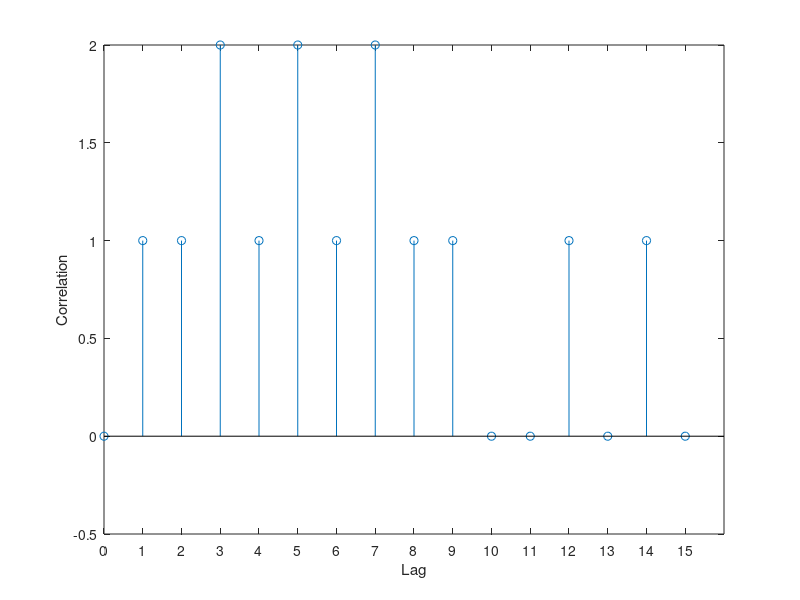
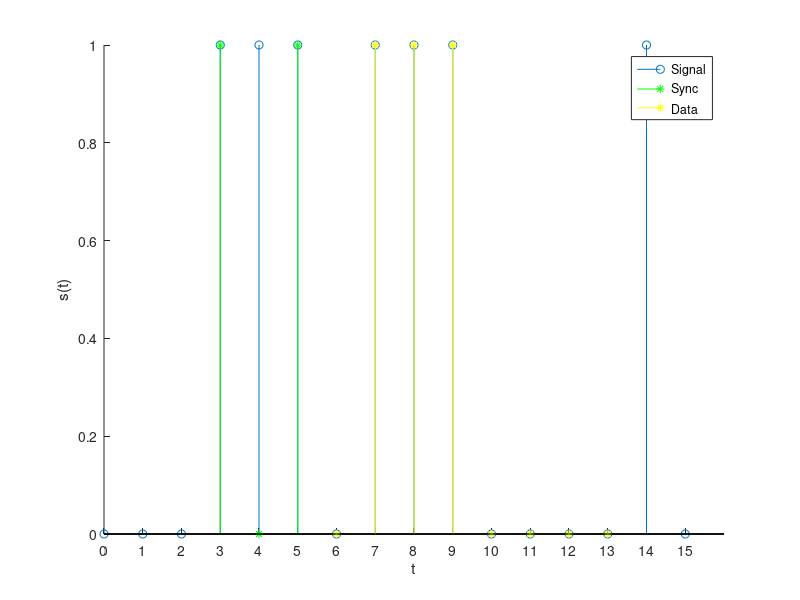
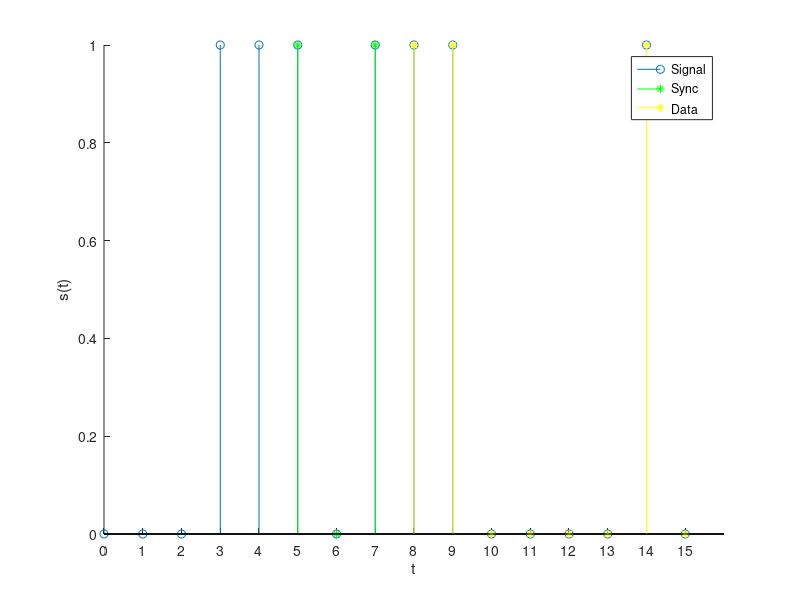
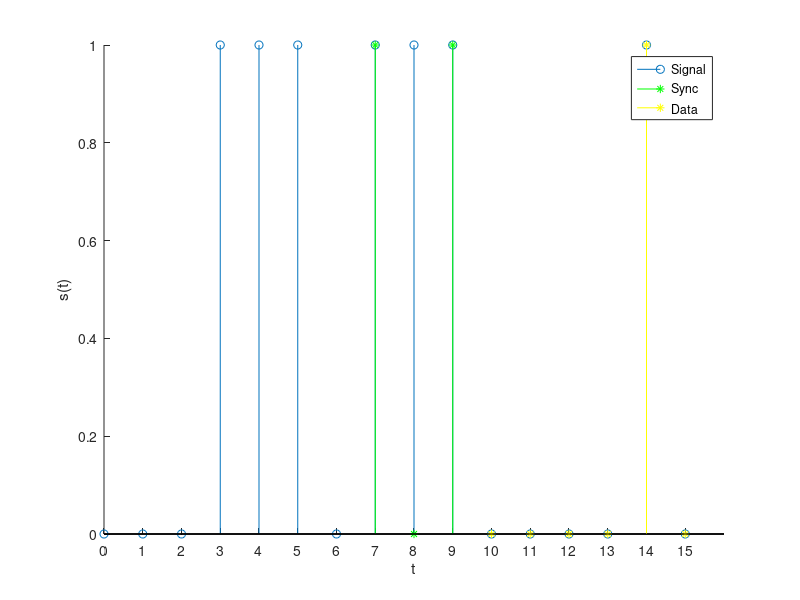

These charts were generated, in order, by the following MATLAB code:
close all
clear all
clc

signal = [0 0 0 1 1 1 0 1 1 1 0 0 0 0 1 0];
sync = [1 0 1];

signalLength = length(signal);
syncLength = 3;
dataLength = 8;

t = 0:(signalLength-1);

[corr, lag] = xcorr(signal, sync);
corr = corr(signalLength:end);
lag = lag(signalLength:end);

maxCorrIndex = (corr == max(corr));

figure
stem(lag, corr)
xticks(lag)
xlabel('Lag')
ylabel('Correlation')

for i = 1:length(maxCorrIndex)
    if (maxCorrIndex(i))
        syncRange = (lag(i):(lag(i)+syncLength-1)) + 1
        dataRange = syncRange(end)+1:syncRange(end)+8;
        if (dataRange(end) > signalLength)
            dataRange = dataRange(1):signalLength;
        end
        dataRange
        figure
        hold on
        stem(t, signal)
        stem(t(syncRange), sync, 'g*')
        stem(t(dataRange), signal(dataRange), 'y*')
        legend('Signal', 'Sync', 'Data')
        xticks(t)
        xlabel('t')
        ylabel('s(t)')
    end
end

dataStart = min(lag(maxCorrIndex));
dataRange = (dataStart+1:dataStart+dataLength) + syncLength;
data = signal(dataRange)




